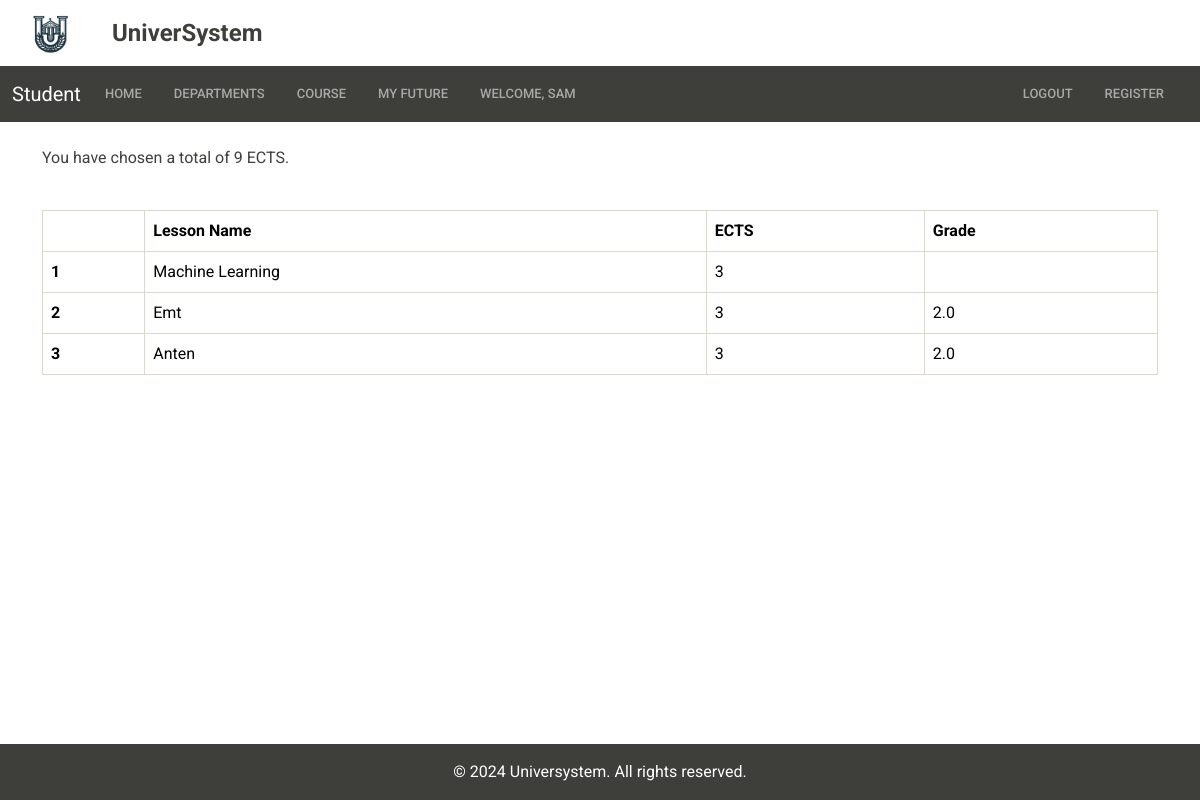
Page /selected_lessons/ (signed in) on the earlier database version.
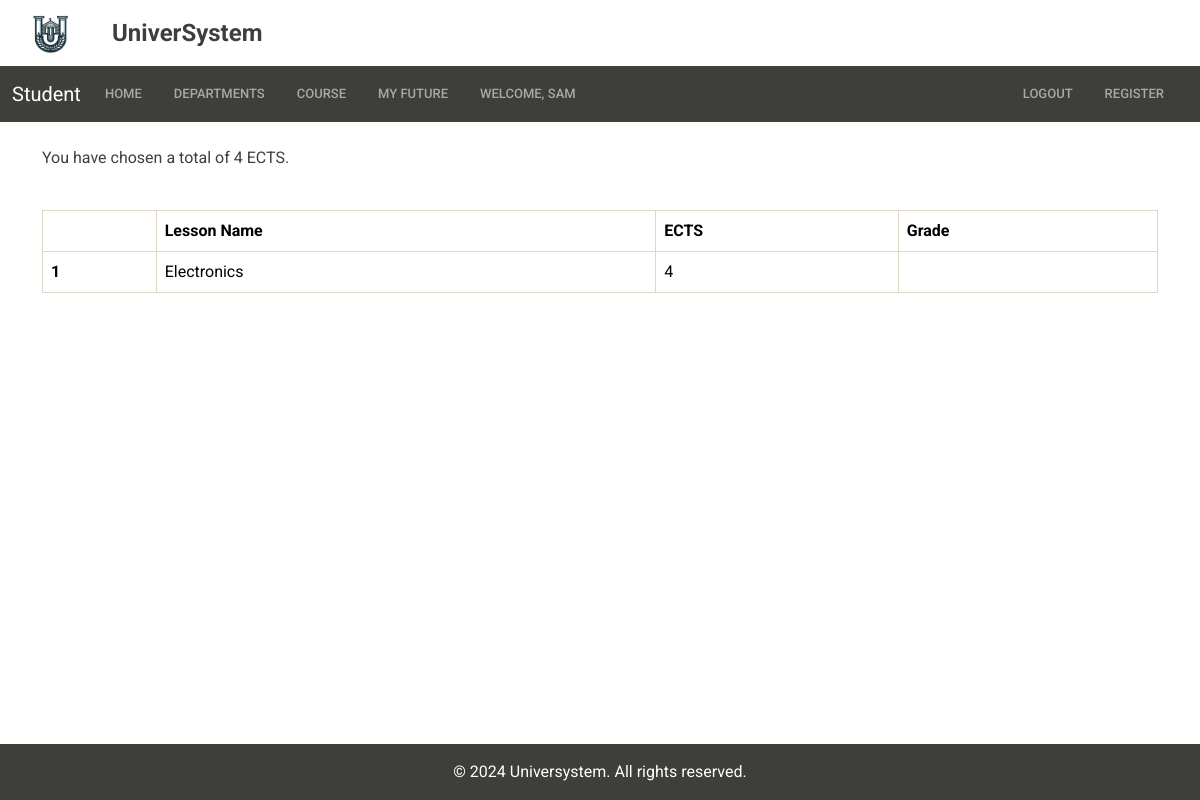
Same page on the later database version.
### accountapp/models.py (models this page shows, shortened)
class Student(models.Model):
    user = models.OneToOneField(CustomUser, on_delete=models.CASCADE)
    department = models.ForeignKey(
        Department, on_delete=models.CASCADE, blank=True, null=True)
    acts = models.IntegerField(default=0)
    lessons = models.ManyToManyField(Lesson, blank=True,
                                     through='StudentLesson')
    department_request = models.BooleanField(default=False)
    adviser = models.ForeignKey(
        'Teacher', on_delete=models.CASCADE, blank=True, null=True)
    is_submitted = models.BooleanField(default=False)
    profile_photo = models.ImageField(
        upload_to='photos/', default='photos/default-profile-photo.jpg'
    )

### baseapp/models.py (models this page shows, shortened)
class Lesson(models.Model):
    DAY_OF_WEEK = (
        ('Monday', 'Monday'),
        ('Tuesday', 'Tuesday'),
        ('Wednesday', 'Wednesday'),
        ('Thursday', 'Thursday'),
        ('Friday', 'Friday'),
    )
    title = models.CharField(max_length=100)
    ects = models.IntegerField()
    department = models.ManyToManyField(Department)
    capacity = models.IntegerField(default=3)  # Course capacity
    day_of_week = models.CharField(
        max_length=9, choices=DAY_OF_WEEK)
    start_time = models.TimeField()
    end_time = models.TimeField()
    slug = models.SlugField(db_index=True, unique=True,
                            blank=True, null=True, editable=False)

### teacherapp/models.py (models this page shows, shortened)
class Grade(models.Model):
    GRADE_TYPE = (
        (4.0, 'AA'),
        (3.5, 'BA'),
        (3.0, 'BB'),
        (2.5, 'CB'),
        (2.0, 'CC'),
        (1.5, 'DC'),
        (1.0, 'DD'),
        (0.5, 'FD'),
        (0.0, 'FF'),
    )
    student = models.ForeignKey(Student, on_delete=models.CASCADE)
    lesson = models.ForeignKey(Lesson, on_delete=models.CASCADE)
    grade = models.FloatField(choices=GRADE_TYPE)

### teacherapp/views.py (the view)
# urls.py: path('selected_lessons/', LessonSelectView.as_view(),
class LessonSelectView(LoginRequiredMixin, View):
    def get(self, request):
        student = Student.objects.get(user=request.user)
        lessons = student.lessons.all()
        grades = Grade.objects.filter(student=student)
        context = {
            'grades': grades,
            'student': student,
            'lessons': lessons,
        }
        return render(request, "teacherapp/selected_lessons.html", context)

### teacherapp/templates/teacherapp/selected_lessons.html
{% extends 'base.html' %} {% load static %} {% load crispy_forms_tags%} {% block title %} Syllabus {% endblock title %}
{% block content %}
<div class="container mt-4">
  <p>You have chosen a total of {{ student.acts }} ECTS.</p>
  <br />
  <div class="row">
    <div class="col-md-12">
      <table class="table table-bordered">
        <thead>
          <tr>
            <th scope="col"></th>
            <th scope="col">Lesson Name</th>
            <th scope="col">ECTS</th>
            <th scope="col">Grade</th>
          </tr>
        </thead>
        <tbody>
          {% for lesson in student.lessons.all %}
          <tr>
            <th scope="row">{{ forloop.counter }}</th>
            <td>{{ lesson.title }}</td>
            <td>{{ lesson.ects }}</td>
            <td>
              {% for grade in grades %} {% if lesson == grade.lesson %} {{ grade.grade }} {% endif %} {% endfor %}
            </td>
          </tr>
          {% endfor %}
        </tbody>
      </table>
    </div>
  </div>
</div>
{% endblock content %}

Differences in the rows shown:
no longer on this page (row edited): Lesson: title "Machine Learning", ects "3"
no longer on this page (row edited): Lesson: title "Emt", ects "3"
removed Grade: grade "2.0", shown under "Emt"
no longer on this page (row unchanged): Lesson: title "Anten", ects "3"
removed Grade: grade "2.0", shown under "Anten"
changed Student: acts "9" → "4"
now on this page (row edited): Lesson: title "Electronics", ects "4"
